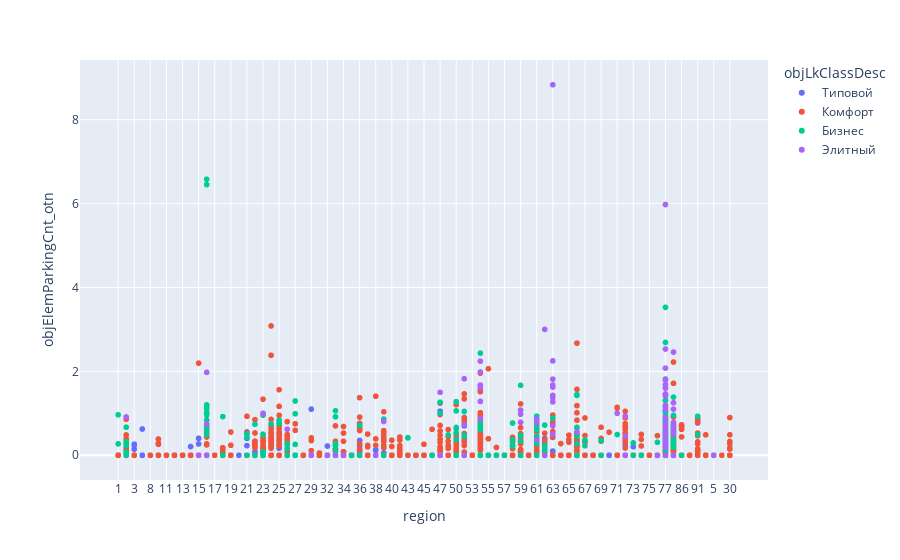

Notebook cell for this chart:
### Markdown cell above
Вывод: количество парковочных мест (а абсолютном значении) для домов по регионам разнится; не очень информативно по причине разного количества квартир в домах по регионам

### Code cell
# Диаграмма рассеивания относительного количества парковочных мест для объектов по регионам
Scatterplot_reg('objElemParkingCnt_otn')

### Figure 1 — Plotly figure (JSON) as saved in the notebook; plotly's stock layout.template omitted (floating-point values rounded to 4 significant figures; data arrays with more than 128 entries replaced by an {"elided": "..."} marker saying what was removed)
{"data": [{"hovertemplate": "objLkClassDesc=Типовой<br>region=%{x}<br>objElemParkingCnt_otn=%{y}<extra></extra>", "legendgroup": "Типовой", "marker": {"color": "#636efa", "symbol": "circle"}, "mode": "markers", "name": "Типовой", "showlegend": true, "type": "scattergl", "x": {"elided": "1914 str values"}, "xaxis": "x", "y": {"elided": "1914 float values"}, "yaxis": "y"}, {"hovertemplate": "objLkClassDesc=Комфорт<br>region=%{x}<br>objElemParkingCnt_otn=%{y}<extra></extra>", "legendgroup": "Комфорт", "marker": {"color": "#EF553B", "symbol": "circle"}, "mode": "markers", "name": "Комфорт", "showlegend": true, "type": "scattergl", "x": {"elided": "2912 str values"}, "xaxis": "x", "y": {"elided": "2912 float values"}, "yaxis": "y"}, {"hovertemplate": "objLkClassDesc=Бизнес<br>region=%{x}<br>objElemParkingCnt_otn=%{y}<extra></extra>", "legendgroup": "Бизнес", "marker": {"color": "#00cc96", "symbol": "circle"}, "mode": "markers", "name": "Бизнес", "showlegend": true, "type": "scattergl", "x": {"elided": "494 str values"}, "xaxis": "x", "y": {"elided": "494 float values"}, "yaxis": "y"}, {"hovertemplate": "objLkClassDesc=Элитный<br>region=%{x}<br>objElemParkingCnt_otn=%{y}<extra></extra>", "legendgroup": "Элитный", "marker": {"color": "#ab63fa", "symbol": "circle"}, "mode": "markers", "name": "Элитный", "showlegend": true, "type": "scattergl", "x": {"elided": "140 str values"}, "xaxis": "x", "y": {"elided": "140 float values"}, "yaxis": "y"}], "layout": {"legend": {"title": {"text": "objLkClassDesc"}, "tracegroupgap": 0}, "margin": {"t": 60}, "xaxis": {"anchor": "y", "domain": [0, 1], "title": {"text": "region"}}, "yaxis": {"anchor": "x", "domain": [0, 1], "title": {"text": "objElemParkingCnt_otn"}}}}
